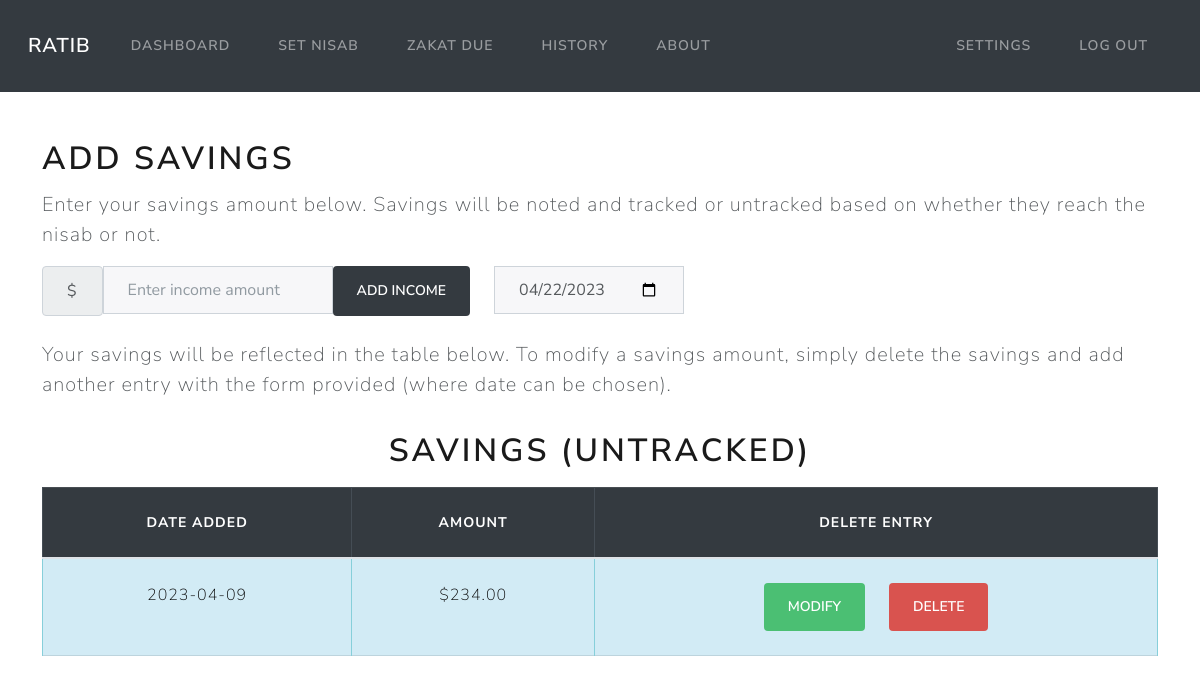
The page /dashboard (signed in) on the database as committed earlier.
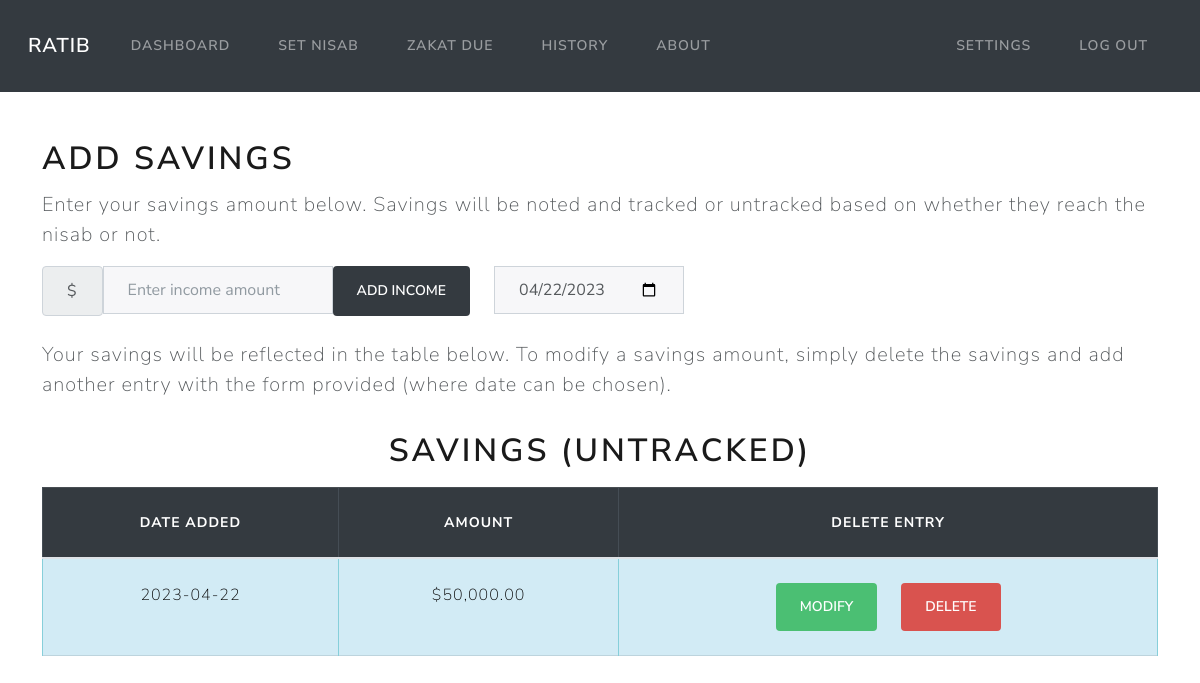
The same page on the database as committed later.
### models.py (models this page shows)
class Untracked_Income(Base):
    __tablename__ = 'untracked_income'
    id = Column(Integer, primary_key=True)
    amount = Column(Numeric(10,2))
    date = Column(DateTime, default=func.now())
    user_id = Column(Integer, ForeignKey('users.id'))
    user = relationship("User", back_populates="untracked_income")

### app.py (the view)
@app.route('/dashboard')
@login_required
def dashboard():
    userid = flasksession.get("user_id")
    incomes = session.query(Income).filter_by(user_id=userid, paid=False)
    if incomes.count() != 0:
        return render_template('dashboard.html', incomes=incomes, datetime=datetime)
    untracked_incomes = session.query(Untracked_Income).filter_by(user_id=userid)
    if untracked_incomes.count() != 0:
        return render_template('dashboard.html', untracked_incomes=untracked_incomes, datetime=datetime)
    return render_template('dashboard.html', datetime=datetime)

### app.py (called while the page is built)
@app.teardown_appcontext
def shutdown_session(exception=None):
    session.remove()

### utils.py (called while the page is built)
def login_required(f):
    @wraps(f)
    def decorated_function(*args, **kwargs):
        if session.get("user_id") is None:
            return redirect("/login")
        return f(*args, **kwargs)
    return decorated_function

def usd(value):
    return f"${value:,.2f}"

### templates/dashboard.html (shortened to what this page needs)
{% extends 'layout.html' %}
{% block content %}
<h1 class="mb-2"> Add Savings </h1>
<p class="fs-4 mt-1 mb-3">
    Enter your savings amount below. Savings will be noted and tracked or untracked based on whether they reach the nisab or not.
</p>
<form class="mb-2" action="/addmoney" method="post">
    <div class="row">
        <div class="form-group col-auto">
            <div class="input-group">
                <span class="input-group-text">$</span>
                <input autocomplete="off" class="form-control mx-auto" type="number" name="income" id="money" placeholder="Enter income amount">
                <button class="btn btn-dark" type="submit">Add income</button>
            </div>
        </div>
        <div class="form-group col-auto">
            <div class="input-group datepicker">
                {% set current_date = datetime.strftime(datetime.now(), '%Y-%m-%d') %}
                <input type="date" class="form-control" id="datepicker" name="date" value="{{ current_date }}" required>
            </div>
        </div>
    </div>
</form>
<p class="fs-4 mb-3">
    Your savings will be reflected in the table below. To modify a savings amount, simply delete the
    savings and add another entry with the form provided (where date can be chosen).
</p>
{% if incomes %}
<div class="table-responsive">
    <table class="table table-bordered mt-3" id="income-table">
        <h1 class="mt-3 text-center"> Savings </h1>
        <thead class="table-dark text-center">
                <th>Date added</th>
                <th>Amount</th>
                <th>Date Due</th>
                <th>Due Amount</th>
                <th>Delete Entry</th>
            </thead>
            <tbody class="table-info text-center">
                {% for income in incomes | sort(attribute='date') %}
                <tr>
                    <td>{{ income.date.date() }}</td>
                    <td>{{ income.amount | usd}}</td>
                    <td>{{ income.due_date.date() }}</td>
                    <td>{{ income.due_amount | usd}}</td>
                    <td class="text-center">
                        <form action="/delete_entry", method="post">
                            <input type="hidden" name="income_id" class="hidden-field" value='{{ income.id }}'>
                            <button type="submit" class="btn btn-danger" name="action" value="tracked">Delete</button>
                        </form>
                    </td>
                </tr>
                {% endfor %}
            </tbody>
    </table>
</div>
{% elif untracked_incomes %}
<div class="table-responsive">
    <table class="table table-bordered mt-3" id="untracked-table">
        <h1 class="mt-3 text-center"> Savings (Untracked) </h1>
        <thead class="table-dark text-center">
                <th>Date added</th>
                <th>Amount</th>
                <th>Delete Entry</th>
            </thead>
            <tbody class="table-info text-center">
                {% for income in untracked_incomes | sort(attribute='date') %}
                <tr>
                    <td>{{ income.date.date() }}</td>
                    <td>{{ income.amount | usd}}</td>
                    <td class="text-center">
                        <div class="row justify-content-center">
                            <div class="col-auto">
                                <form id="modify-form">
                                    <button type="submit" class="btn btn-success" name="action" value="untracked">Modify</button>
                                </form>
                            </div>
                            <div class="col-auto">
                                <form action="/delete_entry", method="post">
                                    <button type="submit" class="btn btn-danger" name="action" value="untracked">Delete</button>
                                </form>
                            </div>
                        </div>
                    </td>
                </tr>
                {% endfor %}
            </tbody>
    </table>
</div>
{% endif %}
{% endblock %}

### templates/layout.html (shortened to what this page needs)
<!doctype html>
<html lang="en">
<head>
  {% block head %}
  <link rel="stylesheet" href="https://cdn.jsdelivr.net/npm/bootstrap@4.3.1/dist/css/bootstrap.min.css"
>
  <link rel="stylesheet" href="/static/lux.css">
  <link rel="stylesheet" href="/static/styles.css">
  {% endblock %}
</head>
<body>
  <nav class="navbar navbar-expand-md navbar-dark bg-dark mx-auto">
    <div class="container-fluid">
      <a class="navbar-brand ml-3" href="/">Ratib</a>
      <div class="collapse navbar-collapse" id="navbarNav">
        {% if session["user_id"] %}
        <ul class="navbar-nav me-auto">
        <li class="nav-item">
          <a class="nav-link" href="/dashboard">Dashboard</a>
        </li>
        <li class="nav-item">
          <a class="nav-link" href="/nisab">Set Nisab</a>
        </li>
          <li class="nav-item">
            <a class="nav-link" href="/due">Zakat Due</a>
          </li>
          <li class="nav-item">
            <a class="nav-link" href="/history">History</a>
          </li>
          <li class="nav-item">
            <a class="nav-link" href="/guide">About</a>
          </li>
        </ul>
        <ul class="navbar-nav ms-auto">
          <li class="nav-item">
            <a class="nav-link" href="/settings">Settings</a>
          </li>
          <li class="nav-item">
            <a class="nav-link" href="/logout">Log Out</a>
          </li>
        </ul>
        {% endif %}
      </div>
    </div>
  </nav>
  <div id="content">
    <main class="container py-5 text-center">
      <div class="row text-left">
        {% block content %}{% endblock %}
      </div>
    </main>
  </div>
</body>
</html>

Rows that differ between the two databases and show on the page:
changed Untracked_Income: date "2023-04-09" → "2023-04-22"; amount "$234.00" → "$50,000.00"
